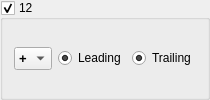
          <widget class="QGroupBox" name="channelGroupBox_12">
           <property name="minimumSize">
            <size>
             <width>0</width>
             <height>30</height>
            </size>
           </property>
           <property name="toolTip">
            <string>Enable Channel 12</string>
           </property>
           <property name="title">
            <string>12</string>
           </property>
           <property name="flat">
            <bool>false</bool>
           </property>
           <property name="checkable">
            <bool>true</bool>
           </property>
           <layout class="QHBoxLayout" name="horizontalLayout_33">
            <item>
             <widget class="QComboBox" name="PolarityComboBox12">
              <property name="font">
               <font>
                <pointsize>10</pointsize>
                <weight>75</weight>
                <bold>true</bold>
               </font>
              </property>
              <property name="toolTip">
               <string>Select channel input polarity</string>
              </property>
              <property name="frame">
               <bool>true</bool>
              </property>
              <item>
               <property name="text">
                <string>+</string>
               </property>
              </item>
              <item>
               <property name="text">
                <string>-</string>
               </property>
              </item>
             </widget>
            </item>
            <item>
             <widget class="QRadioButton" name="Channel_leading_radio_12">
              <property name="toolTip">
               <string>Enable TDC leading edge of channel</string>
              </property>
              <property name="text">
               <string>Leading</string>
              </property>
              <property name="checked">
               <bool>true</bool>
              </property>
              <property name="autoExclusive">
               <bool>false</bool>
              </property>
             </widget>
            </item>
            <item>
             <widget class="QRadioButton" name="Channel_trailing_radio_12">
              <property name="toolTip">
               <string>Enable TDC trailing edge of channel</string>
              </property>
              <property name="text">
               <string>Trailing</string>
              </property>
              <property name="checked">
               <bool>true</bool>
              </property>
              <property name="autoExclusive">
               <bool>false</bool>
              </property>
             </widget>
            </item>
           </layout>
          </widget>
